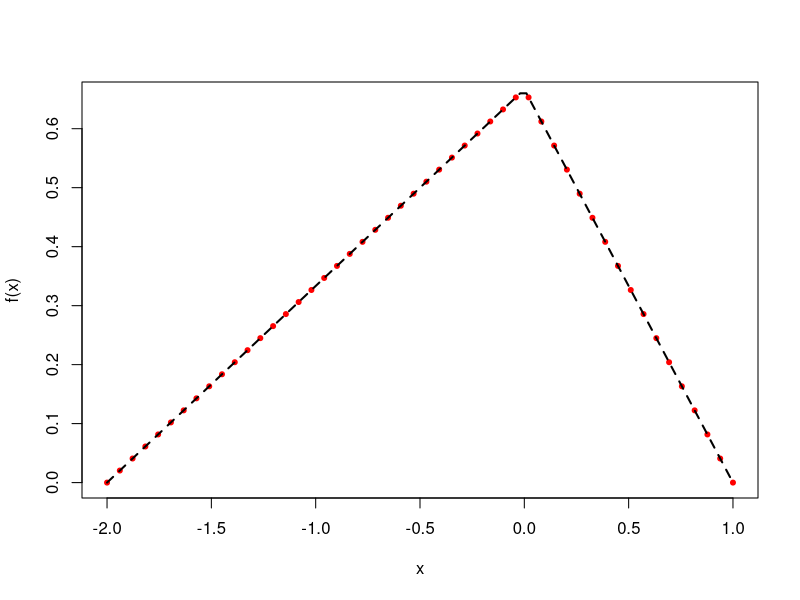
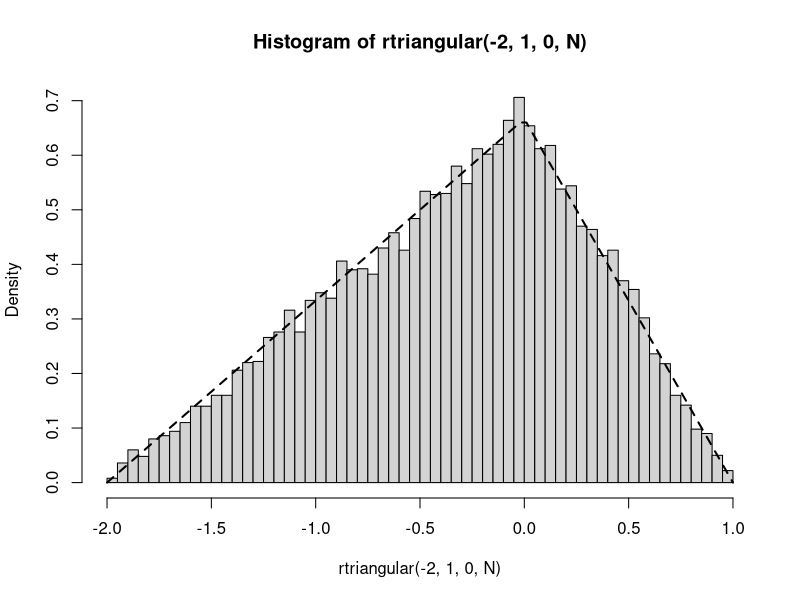
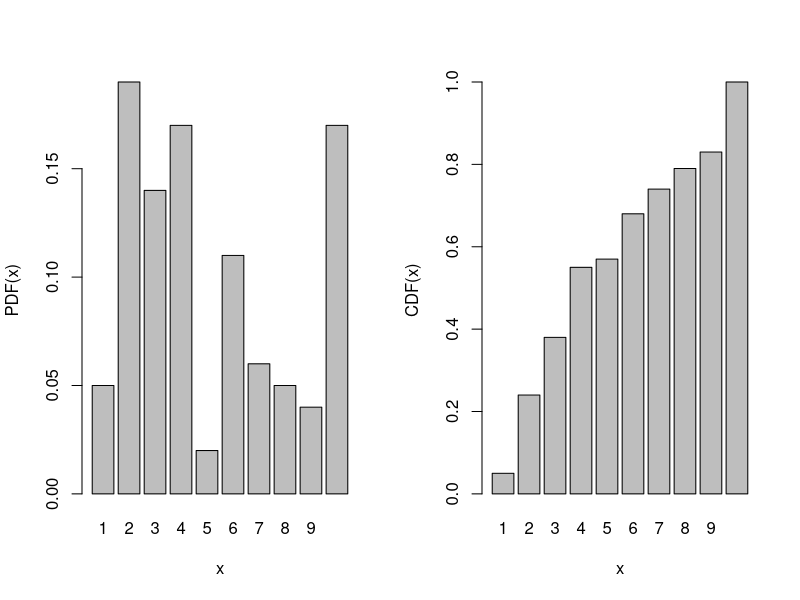
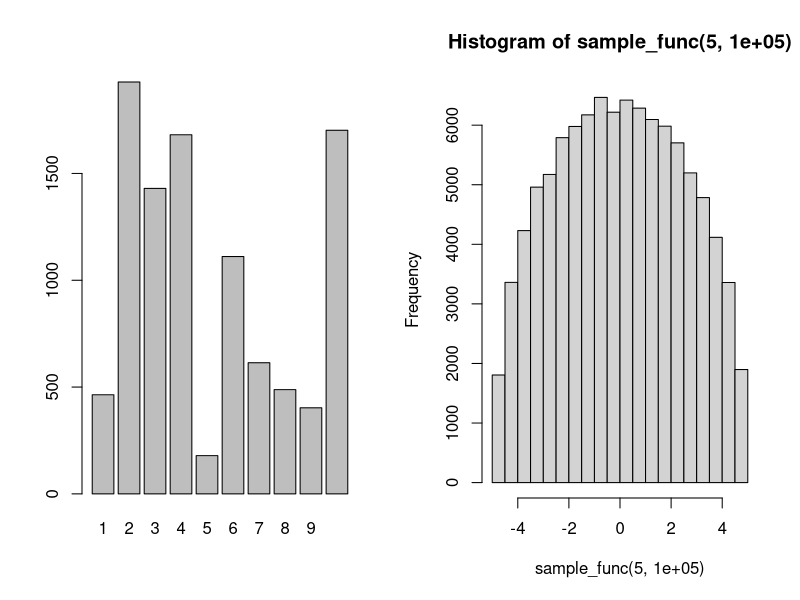
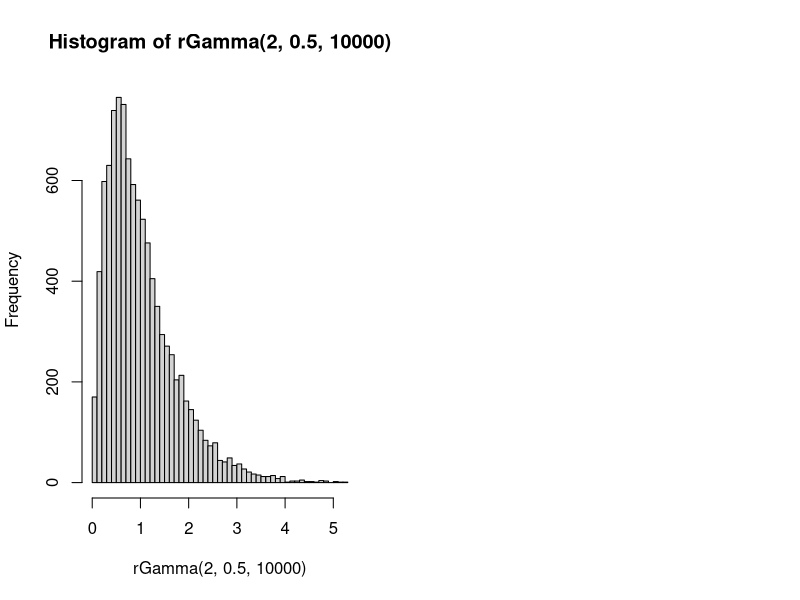

Here is the R script that generated these plots, in order:
## ---- chunk 1
options(repr.plot.width=8, repr.plot.height=5) #set a common width/height for plots
## ---- chunk 2
f <- function(x,a,b,c) {
    if (c > b | c < a)
        return(-1)
    
    value <- ifelse(a <= x & x < c, 2 * (x-a) / ((b-a) * (c-a)),
             ifelse(c <= x & x <= b, 2 * (b-x) / ((b-a) * (b-c)), 0))
    return(value)
}
## ---- chunk 3
a = -2
b = 1
c = 0

xs = seq(a,b, length.out=50)
plot(xs, f(xs, a, b, c), pch=20, col = 'red', xlab='x', ylab='f(x)')
curve(f(x,a,b,c), from=a, to=b, lwd=2, col = 'black', lty=2, add=TRUE)
## ---- chunk 4
invCDF <- function(p, a,b,c) {
    if (c > b | c < a)
        return(-1)
    
    value <- ifelse(0 <= p & p < (c-a)/(b-a), a + sqrt(p * (b-a) * (c-a)), 
             ifelse((c-a)/(b-a) <= p & p <= 1, b - sqrt((1-p) * (b-a) * (b-c)), -1))
    
    return(value)
}
## ---- chunk 5
rtriangular <- function(a,b,c, num=1) {
    u <- runif(num)
    triang <- invCDF(u, a,b,c)
    
    return(triang)
}
## ---- chunk 6
N = 10000
hist(rtriangular(-2,1,0, N), 50, freq=FALSE)
curve(f(x,a,b,c), from=a, to=b, lwd=2, col = 'black', lty=2, add=TRUE)
## ---- chunk 7
p <- c(0.05, 0.19, 0.14, 0.17, 0.02, 0.11, 0.06, 0.05, 0.04, 0.17)

par(mfrow=c(1,2))
barplot(p, names.arg = seq_along(p), xlab='x', ylab='PDF(x)')
barplot(cumsum(p), names.arg = seq_along(p), xlab='x', ylab='CDF(x)')
## ---- chunk 8
cdf <- cumsum(p)

generate_discrete <- function(num = 1) {
    u <- runif(num)
    
    return(findInterval(u, cdf) + 1) 
}
## ---- chunk 9
barplot(table(generate_discrete(10000)))
## ---- chunk 10
func <- function(x, R) {
    value <- 2 / (pi * R^2) * sqrt(R^2 - x^2)
    
    return(value)
}

sample_func <- function(R, num=1) { #add comments on batches
    batch_size <- max(c(num %/% 10, 1))
    
    n_generated <- 0
    generated <- rep(NA, num)
    
    M <- 2 / (pi * R)
    
    while (n_generated < num) {
        x <- (runif(batch_size) - 0.5) * 2 * R #Uniform x in [-R, R]
    
        f_val <- func(x, R)
        accept <- runif(batch_size) * M
        
        batch_gen <- x[accept < f_val]
        
        generated[(n_generated+1):min(num, n_generated + length(batch_gen))] <- as.array(batch_gen)[1:min(length(batch_gen),
                                                                                                          num - n_generated)]
        
        n_generated <- n_generated + length(batch_gen)
    }
    
    return(generated)
}
## ---- chunk 11
hist(sample_func(5, 100000))
## ---- chunk 12
rGamma <- function(m, beta, num=1) { #Uj are uniform!
    Xjs <- matrix(runif(num * m), ncol=m, byrow=TRUE) #matrix (num, m), store by row
    
    products <- apply(Xjs, 1, prod)
    
    return(-beta * log(products))
} #plot over gamma
## ---- chunk 13
hist(rGamma(2,.5,10000), 50) #TO DO: Superimpose Gamma dist
## ---- chunk 14
install.packages('lambda.r')
## ---- chunk 15
library(lambda.r)
## ---- chunk 16
middle_square_generator(start_seed) %as%
{
  n <- as.integer(log10(start_seed)) #number of digits in the seed
  value <- start_seed
  function() {
    
    number <- unlist(strsplit(format(value^2, scientific=FALSE), ""))
    n_to_remove = length(number) - n
    
    if (n_to_remove < 0) {
        return(0) 
    }
      
    trimmed <- number[(ceiling(n_to_remove/2)):(n+ceiling(n_to_remove/2))]
    trimmed_numeric <- as.numeric(paste(trimmed, collapse=""))
    value <<- as.numeric(paste(trimmed, collapse=""))
    return(value)
  }
} #discuss (TO DO)
## ---- chunk 17
gen <- middle_square_generator(1234)
for(i in 1:1000) {
    print(gen())
}
## ---- chunk 18
